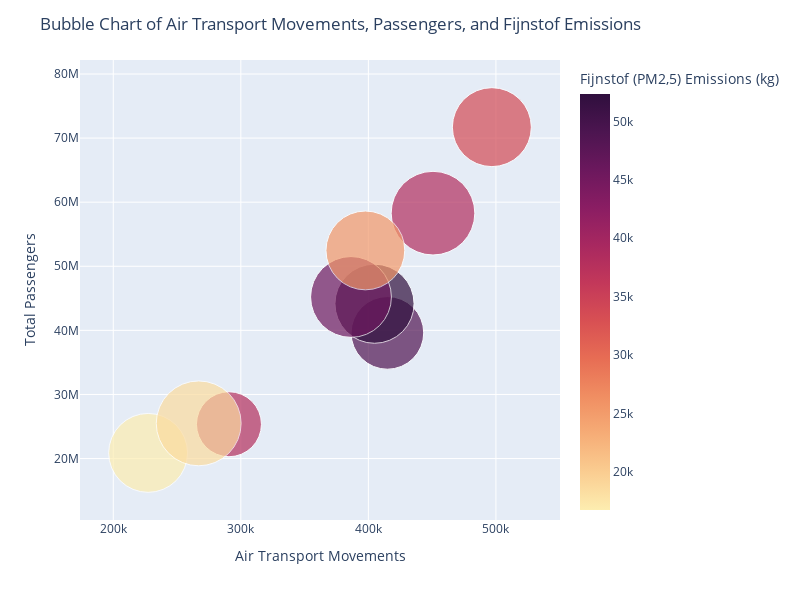

Notebook code cell kept with this figure:
### Markdown cell above
The bubble chart indicates a positive correlation between air transport movements and passenger numbers, with both increasing over time. CO2 emissions also rise with more flights, and higher cargo volumes further contribute to these emissions. The clustering of larger, darker bubbles at higher transport movements and passenger counts underscores the environmental impact of Schiphol's growth, which can cause health problems such as respiratory issues. This highlights the need for strategies to mitigate emissions for both passenger and cargo flights.

### Code cell
%run bubblechart-fijnstof.ipynb

### Figure 1 — Plotly figure (JSON) as saved in the notebook; plotly's stock layout.template omitted (floating-point values rounded to 4 significant figures)
{"data": [{"customdata": [[977531, 44180.0, 37980.0, 1995], [1222594, 56910.0, 48610.0, 2000], [1449795, 61440.0, 52340.0, 2005], [1512256, 54210.0, 45500.0, 2010], [1620970, 48110.0, 38150.0, 2015], [1443885, 44610.0, 33750.0, 2019], [1441521, 22400.0, 16720.0, 2020], [1667304, 25000.0, 18560.0, 2021], [1437812, 34080.0, 25420.0, 2022]], "hovertemplate": "<b>%{hovertext}</b><br><br>Air Transport Movements=%{x}<br>Total Passengers=%{y}<br>Cargo (tonnes)=%{customdata[0]}<br>Fijnstof (PM10) Emissions (kg)=%{customdata[1]}<br>Fijnstof (PM2,5) Emissions (kg)=%{marker.color}<extra></extra>", "hovertext": [1995, 2000, 2005, 2010, 2015, 2019, 2020, 2021, 2022], "legendgroup": "", "marker": {"color": [37980.0, 48610.0, 52340.0, 45500.0, 38150.0, 33750.0, 16720.0, 18560.0, 25420.0], "coloraxis": "coloraxis", "size": [977531, 1222594, 1449795, 1512256, 1620970, 1443885, 1441521, 1667304, 1437812], "sizemode": "area", "sizeref": 463.1, "symbol": "circle"}, "mode": "markers", "name": "", "orientation": "v", "showlegend": false, "type": "scatter", "x": [290690, 414928, 404819, 386388, 450679, 496826, 227304, 266967, 397646], "xaxis": "x", "y": [25355001, 39606925, 44157005, 45211749, 58284864, 71706999, 20884044, 25492633, 52472188], "yaxis": "y"}], "layout": {"coloraxis": {"colorbar": {"title": {"text": "Fijnstof (PM2,5) Emissions (kg)"}}, "colorscale": [[0, "rgb(253, 237, 176)"], [0.09091, "rgb(250, 205, 145)"], [0.1818, "rgb(246, 173, 119)"], [0.2727, "rgb(240, 142, 98)"], [0.3636, "rgb(231, 109, 84)"], [0.4545, "rgb(216, 80, 83)"], [0.5455, "rgb(195, 56, 90)"], [0.6364, "rgb(168, 40, 96)"], [0.7273, "rgb(138, 29, 99)"], [0.8182, "rgb(107, 24, 93)"], [0.9091, "rgb(76, 21, 80)"], [1, "rgb(47, 15, 61)"]]}, "height": 600, "legend": {"itemsizing": "constant", "tracegroupgap": 0}, "margin": {"t": 60}, "title": {"text": "Bubble Chart of Air Transport Movements, Passengers, and Fijnstof Emissions"}, "width": 800, "xaxis": {"anchor": "y", "domain": [0, 1], "title": {"text": "Air Transport Movements"}}, "yaxis": {"anchor": "x", "domain": [0, 1], "title": {"text": "Total Passengers"}}}}
